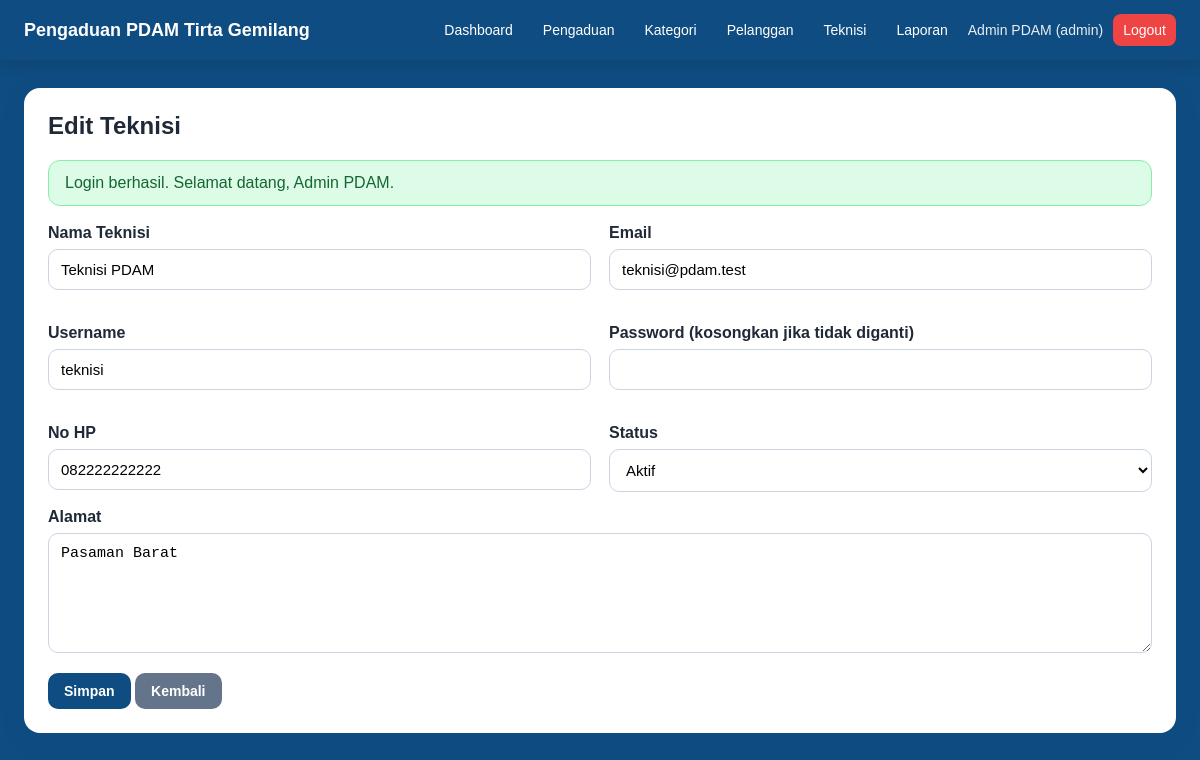
The page /teknisi_form.php?id=2 (signed in) on the database its author committed.
### tables this page shows
CREATE TABLE users (
    id_user INT AUTO_INCREMENT PRIMARY KEY,
    nama VARCHAR(100) NOT NULL,
    email VARCHAR(100) NOT NULL UNIQUE,
    username VARCHAR(50) NOT NULL UNIQUE,
    password VARCHAR(255) NOT NULL,
    role ENUM('pelanggan','admin','teknisi') NOT NULL,
    no_hp VARCHAR(20),
    alamat TEXT,
    status ENUM('aktif','nonaktif') DEFAULT 'aktif',
    created_at DATETIME DEFAULT CURRENT_TIMESTAMP
);

### helpers.php (called while the page is built, shortened)
<?php
function e($value) {
    return htmlspecialchars((string)$value, ENT_QUOTES, 'UTF-8');
}
function asset($path = '') {
    return BASE_URL . '/' . ltrim($path, '/');
}
?>

### teknisi_form.php (the view, shortened to what this page needs)
<?php
require_once __DIR__ . '/../config/database.php';
require_once __DIR__ . '/../config/helpers.php';
$id = $_GET['id'] ?? null;
$data = [
    'nama' => '',
    'email' => '',
    'username' => '',
    'no_hp' => '',
    'alamat' => '',
    'status' => 'aktif'
];
if ($id) {
    $stmt = $pdo->prepare("SELECT * FROM users WHERE id_user = ? AND role = 'teknisi'");
    $stmt->execute([$id]);
    $data = $stmt->fetch();
}
require_once __DIR__ . '/../includes/header.php';
require_once __DIR__ . '/../includes/navbar.php';
?>
<div class="container">
    <div class="card">
        <h2><?= $id ? 'Edit' : 'Tambah'; ?> Teknisi</h2>
        <?php require_once __DIR__ . '/../includes/alerts.php'; ?>
        <form method="post">
            <div class="grid grid-2">
                <div class="form-group">
                    <label>Nama Teknisi</label>
                    <input type="text" name="nama" value="<?= e($data['nama']); ?>" required>
                </div>
                <div class="form-group">
                    <label>Email</label>
                    <input type="email" name="email" value="<?= e($data['email']); ?>" required>
                </div>
                <div class="form-group">
                    <label>Username</label>
                    <input type="text" name="username" value="<?= e($data['username']); ?>" required>
                </div>
                <div class="form-group">
                    <label>Password <?= $id ? '(kosongkan jika tidak diganti)' : ''; ?></label>
                    <input type="password" name="password" <?= $id ? '' : 'required'; ?>>
                </div>
                <div class="form-group">
                    <label>No HP</label>
                    <input type="text" name="no_hp" value="<?= e($data['no_hp']); ?>" required>
                </div>
                <div class="form-group">
                    <label>Status</label>
                    <select name="status">
                        <option value="aktif" <?= $data['status'] === 'aktif' ? 'selected' : ''; ?>>Aktif</option>
                    </select>
                </div>
            </div>
            <div class="form-group">
                <label>Alamat</label>
                <textarea name="alamat" required><?= e($data['alamat']); ?></textarea>
            </div>
            <button class="btn" type="submit">Simpan</button>
            <a class="btn btn-secondary" href="<?= asset('admin/teknisi.php'); ?>">Kembali</a>
        </form>
    </div>
</div>

### style.css (style rules this page uses)
* { box-sizing: border-box; }
html, body { height: 100%; margin: 0; }
body { min-height: 100vh; font-family: Arial, Helvetica, sans-serif; background: #0f4c81; color: #1f2937; display: flex; flex-direction: column; }
a { text-decoration: none; color: inherit; }
.container { width: 100%; max-width: 100%; margin: 28px 0; padding: 0 24px; }
.card { background: #fff; border-radius: 16px; padding: 24px; box-shadow: 0 8px 24px rgba(15, 76, 129, 0.12); margin-bottom: 20px; }
.card h1, .card h2, .card h3 { margin-top: 0; }
.grid { display: grid; gap: 18px; }
.grid-2 { grid-template-columns: repeat(2, 1fr); }
.form-group { margin-bottom: 16px; }
label { display: block; font-weight: bold; margin-bottom: 7px; }
input, select, textarea { width: 100%; padding: 11px 12px; border: 1px solid #cbd5e1; border-radius: 10px; font-size: 15px; background: #fff; }
textarea { min-height: 120px; resize: vertical; }
.btn { display: inline-block; padding: 10px 16px; border: none; border-radius: 10px; background: #0f4c81; color: #fff; cursor: pointer; font-weight: bold; font-size: 14px; }
.btn-secondary { background: #64748b; }

### rows shown on the page
users: nama "Teknisi PDAM", email "teknisi@pdam.test", username "teknisi", no_hp "082222222222", status "Aktif", alamat "Pasaman Barat"

### other values the page prints
APP_SHORT_NAME "Pengaduan PDAM Tirta Gemilang"
$user['nama'] "Admin PDAM"
$user['role'] "admin"
$msg "Login berhasil. Selamat datang, Admin PDAM."
